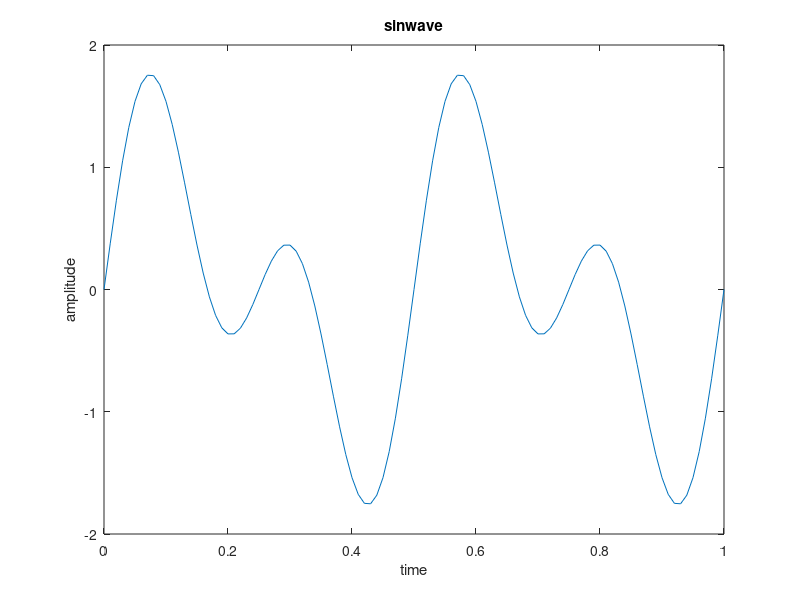

Here is the MATLAB script that generated this plot:
clc
clear all
close all
t=0:0.01:1
F1=4
F2=2
x1=sin(2*pi*F1*t)
x2=sin(2*pi*F2*t)
x=x1+x2
plot(t,x)
xlabel("time")
ylabel("amplitude")
title("sinwave")